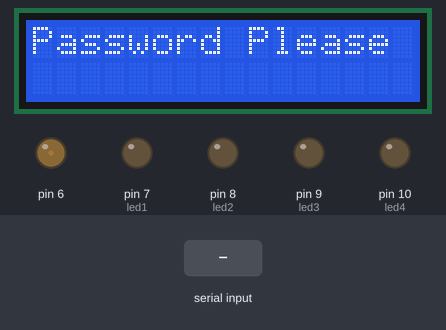
Simulated run of this sketch. Board: Arduino Uno, built with avr-gcc and run on an emulated ATmega328P. Shown: 16×2 character LCD, output pins drawn as LEDs (lit = HIGH). Inputs (shaded band) come from the test bench. What the sketch prints to the serial monitor is not drawn.

Above: at 1.2 s.
1.3 s: "*turn on" received over Serial
At 2.5 s:
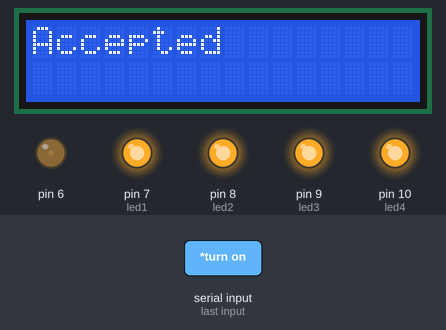
2.8 s: "*TV off" received over Serial
At 3.4 s:
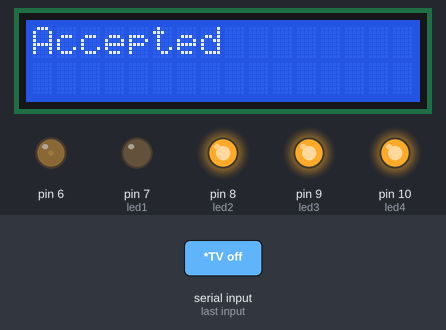
4.3 s: "*fan off" received over Serial
At 4.9 s:
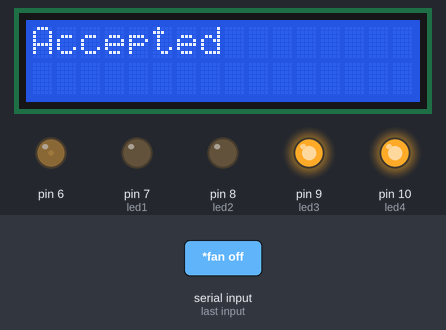
5.8 s: "*TV on" received over Serial
At 6.5 s:
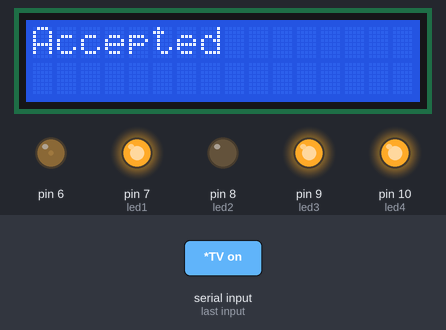
7.3 s: "*turn off" received over Serial
At 8.5 s:
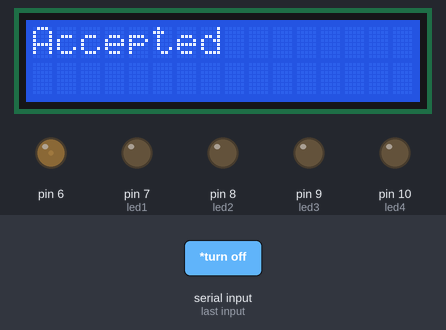
8.8 s: "*fan on" received over Serial
At 9.2 s:
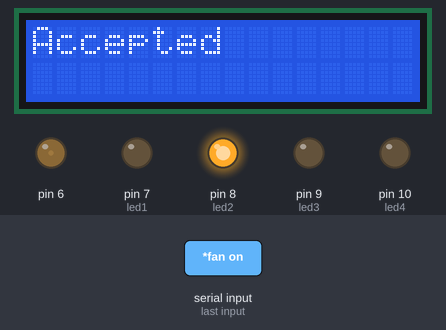
Timing chart, 0 to 11.3 s (numbered marks = the images above; inputs shaded):
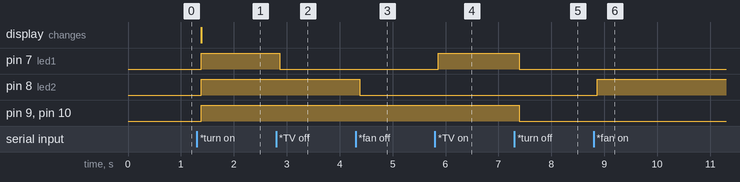

The sketch:

code.ino
```cpp
#include<LiquidCrystal.h>

String voice;
int
led1 = 7, //Connect LED 1 To Pin #7
led2 = 8, //Connect LED 2 To Pin #8
led3 = 9, //Connect LED 3 To Pin #9
led4 = 10; //Connect LED 4 To Pin #10

void turn_on()
{
     digitalWrite(led1, HIGH);
     digitalWrite(led2, HIGH);
     digitalWrite(led3, HIGH);
     digitalWrite(led4, HIGH);
}
void turn_off()
{
     digitalWrite(led1, LOW);
     digitalWrite(led2, LOW);
     digitalWrite(led3, LOW);
     digitalWrite(led4, LOW);
}

const int rs = 12, en = 11, d4 = 5, d5 = 4, d6 = 3, d7 = 2;
LiquidCrystal lcd(rs, en, d4, d5, d6, d7);

void setup() {
  // set up the LCD's number of columns and rows:
  lcd.begin(16,2);
  analogWrite(6,15);

  Serial.begin(9600);
  pinMode(led1, OUTPUT);
  pinMode(led2, OUTPUT);
  pinMode(led3, OUTPUT);
  pinMode(led4, OUTPUT);
  lcd.print("Password Please");
}

void loop()
{
  // Print a message to the LCD.

  while (Serial.available()){  //Check if there is an available byte to read
  delay(10); //Delay added to make thing stable
  char c = Serial.read(); //Conduct a serial read
  if (c == '#') {break;} //Exit the loop when the # is detected after the word
  voice += c; //Shorthand for voice = voice + c
  }
  if (voice.length() > 0) {
    Serial.println(voice);
    lcd.setCursor(0, 1);
//-----------------------------------------------------------------------//
  //----------Control Multiple Pins/ LEDs----------//
       if(voice == "*turn on")
       {
        turn_on();
        lcd.clear();
        lcd.print("Accepted");
       }  //Turn On All Pins (Call Function)
  else if(voice == "*turn off"){turn_off(); lcd.clear();lcd.print("Accepted");} //Turn Off  All Pins (Call Function)

  //----------Turn On One-By-One----------//
  else if(voice == "*TV on") {digitalWrite(led1, HIGH);lcd.clear();lcd.print("Accepted");}
  else if(voice == "*fan on") {digitalWrite(led2, HIGH);lcd.clear();lcd.print("Accepted");}
  else if(voice == "*computer on") {digitalWrite(led3, HIGH);lcd.clear();lcd.print("Accepted");}
  else if(voice == "*bedroom lights on") {digitalWrite(led4, HIGH);lcd.clear();lcd.print("Accepted");}
  //----------Turn Off One-By-One----------//
  else if(voice == "*TV off") {digitalWrite(led1, LOW);lcd.clear();lcd.print("Accepted");}
  else if(voice == "*fan off") {digitalWrite(led2, LOW);lcd.clear();lcd.print("Accepted");}
  else if(voice == "*computer off") {digitalWrite(led3, LOW);lcd.clear();lcd.print("Accepted");}
  else if(voice == "*bedroom lights off") {digitalWrite(led4, LOW);lcd.clear();lcd.print("Accepted");}
//-----------------------------------------------------------------------//
voice="";}
}
```

Measured:
- after the input at 1.3 s, pin 7 (led1), pin 8 (led2), pin 9 (led3), pin 10 (led4): LOW → HIGH after 0.08 s; the display: changes after 0.08 s (image 1)
- after the input at 2.8 s, pin 7 (led1): HIGH → LOW after 0.07 s
- after the input at 4.3 s, pin 8 (led2): HIGH → LOW after 0.08 s
- after the input at 5.8 s, pin 7 (led1): LOW → HIGH after 0.06 s
- after the input at 7.3 s, pin 7 (led1), pin 9 (led3), pin 10 (led4): HIGH → LOW after 0.09 s
- after the input at 8.8 s, pin 8 (led2): LOW → HIGH after 0.07 s
